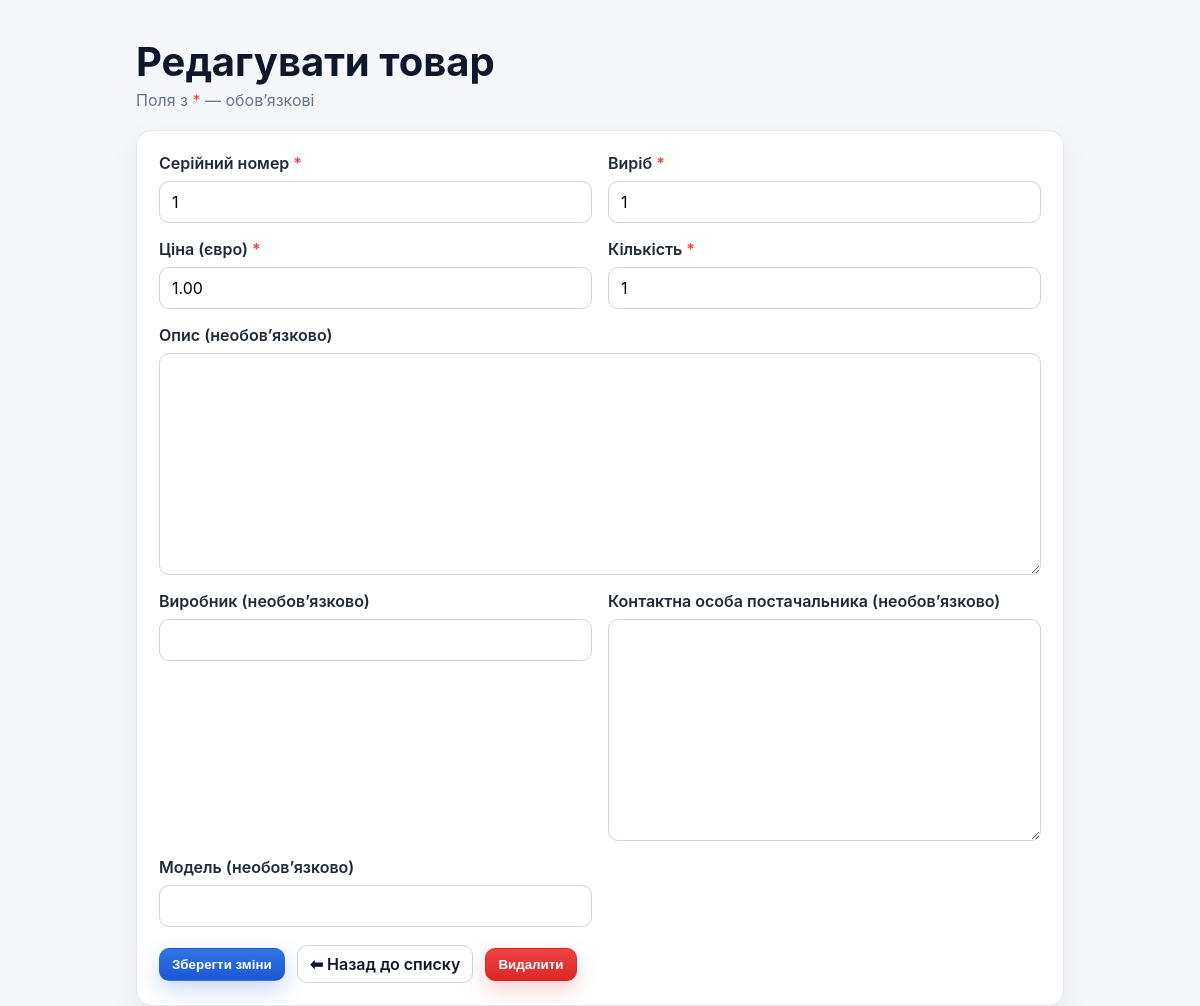
Before: /product/2/edit/ with the older database file.
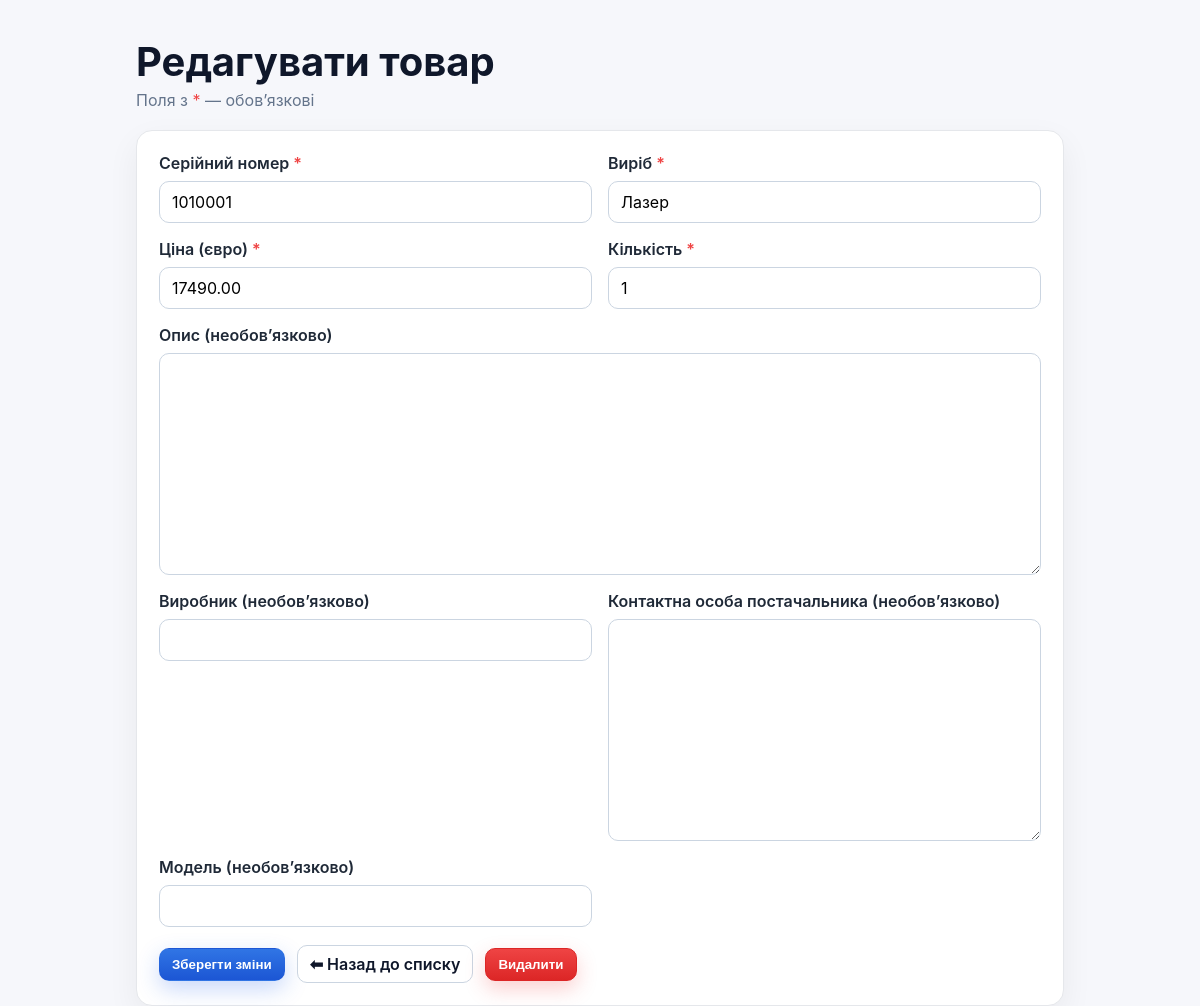
After: the same page with the newer database file.
### imagApp/models.py (models this page shows, shortened)
class Product(models.Model):
    subsystem = models.ForeignKey(Subsystem, on_delete=models.CASCADE, related_name="products")
    serial_number = models.CharField("Серійний номер", max_length=50)
    name = models.CharField("Виріб", max_length=100)
    price = models.DecimalField("Ціна (євро)", max_digits=10, decimal_places=2)
    stock = models.PositiveIntegerField("Кількість", default=1)
    description = models.TextField("Опис", blank=True, null=True)
    manufacturer = models.CharField("Виробник", max_length=100, blank=True, null=True)
    model = models.CharField("Модель", max_length=100, blank=True, null=True)
    supplier_contact = models.TextField("Контактна особа постачальника", blank=True, null=True)

### imagApp/views.py (the view)
# urls.py: path("product/<int:pk>/edit/", views.edit_product, name="edit_product"),
def edit_product(request, pk):
    product = get_object_or_404(Product, pk=pk)
    if request.method == "POST":
        form = ProductForm(request.POST, instance=product)
        if form.is_valid():
            form.save()
            messages.info(request, "Зміни збережено")
            return redirect("production")
        else:
            messages.error(request, "Виникла помилка. Перевірте дані.")
    else:
        form = ProductForm(instance=product)
    return render(request, "product_form.html", {"form": form, "mode": "edit", "product": product})

### imagApp/forms.py
class ProductForm(forms.ModelForm):
    class Meta:
        model = Product
        fields = [
            "subsystem",
            "serial_number",
            "name",
            "price",
            "stock",
            "description",
            "manufacturer",
            "model",
            "supplier_contact",
        ]

### imagApp/models.py (called while the page is built)
    def __str__(self):
        return f"{self.serial_number} - {self.system} - {self.subsystem}"

### imagApp/templates/product_form.html (shortened to what this page needs)
{% load static %}
<!DOCTYPE html>
<html lang="uk">
<head>
    <link rel="stylesheet" href="{% static 'css/main.css' %}">
    <link rel="stylesheet" href="{% static 'css/product_form.css' %}">
</head>
<body>
    <main class="container">
        <header class="page-header">
            <h1>{% if mode == "edit" %}Редагувати товар{% else %}Додати товар{% endif %}</h1>
            <p class="subtitle">Поля з <span class="req">*</span> — обов’язкові</p>
        </header>
        <section class="card">
            <form method="post" novalidate>
                <div class="grid">
                    <div class="form-group">
                        <label for="{{ form.serial_number.id_for_label }}">Серійний номер <span class="req">*</span></label>
                        {{ form.serial_number }}
                    </div>
                    <div class="form-group">
                        <label for="{{ form.name.id_for_label }}">Виріб <span class="req">*</span></label>
                        {{ form.name }}
                    </div>
                    <div class="form-group">
                        <label for="{{ form.price.id_for_label }}">Ціна (євро) <span class="req">*</span></label>
                        {{ form.price }}
                    </div>
                    <div class="form-group">
                        <label for="{{ form.stock.id_for_label }}">Кількість <span class="req">*</span></label>
                        {{ form.stock }}
                    </div>
                    <div class="form-group col-span-2">
                        <label for="{{ form.description.id_for_label }}">Опис (необов’язково)</label>
                        {{ form.description }}
                    </div>
                    <div class="form-group">
                        <label for="{{ form.manufacturer.id_for_label }}">Виробник (необов’язково)</label>
                        {{ form.manufacturer }}
                    </div>
                    <div class="form-group kontact-textarea">
                        <label for="{{ form.supplier_contact.id_for_label }}">Контактна особа постачальника (необов’язково)</label>
                        {{ form.supplier_contact }}
                    </div>
                    <div class="form-group">
                        <label for="{{ form.model.id_for_label }}">Модель (необов’язково)</label>
                        {{ form.model }}
                    </div>
                </div>
                <div class="actions">
                    <button type="submit" class="btn btn-primary">
                        {% if mode == "edit" %}Зберегти зміни{% else %}Створити{% endif %}
                    </button>
                    <a href="{% url 'production' %}" class="btn btn-secondary">⬅ Назад до списку</a>
                    {% if mode == "edit" and product %}
                        <button
                            type="submit"
                            class="btn btn-danger"
                            formaction="{% url 'product_delete' product.pk %}"
                            formmethod="post"
                            formnovalidate
                            onclick="return confirm('Видалити «{{ product.name }}» назавжди?');"
                        >
                            Видалити
                        </button>
                    {% endif %}
                </div>
            </form>
        </section>
    </main>
</body>
</html>

Changed rows visible on the page:
changed Product: serial_number "1" → "1010001"; name "1" → "Лазер"; price "1.00" → "17490.00"
